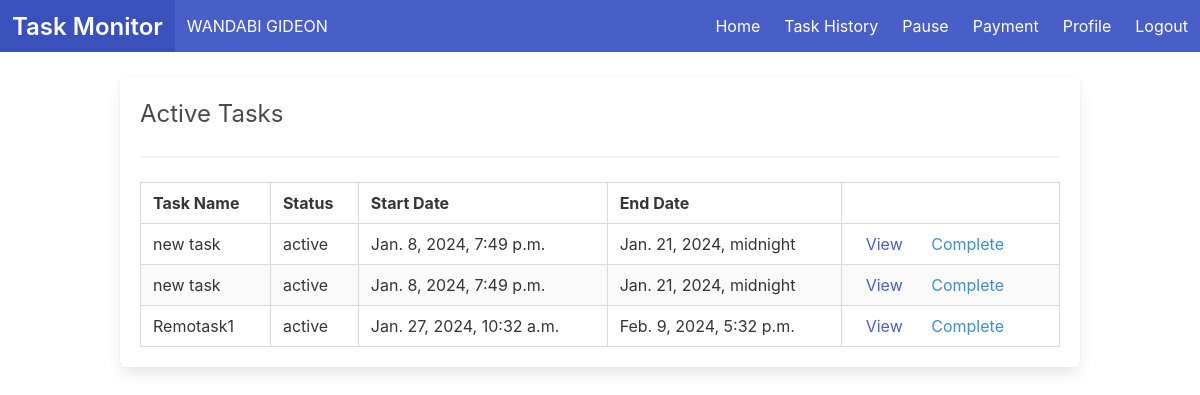
Page / (signed in) on the committed database.
### user/models.py (models this page shows, shortened)
class User(AbstractBaseUser, PermissionsMixin):
    user_id = models.UUIDField(unique=True, default=uuid4)
    staff_id = models.CharField(max_length=10, unique=True)
    username = models.CharField(max_length=100, null=True, blank=True)
    work_minutes = models.BigIntegerField(default=0)
    paused = models.BooleanField(default=False)
    is_staff = models.BooleanField(default=False)
    USERNAME_FIELD = 'staff_id'
    REQUIRED_FIELDS = ['username']
    objects = UserManager()

class Task(models.Model):
    task_id = models.UUIDField(unique=True, default=uuid4)
    task_name = models.CharField(max_length=20)
    user = models.ForeignKey(to=User, on_delete=models.SET_NULL, null=True, blank=True)
    task_status = models.CharField(max_length=20, choices=task_statuses, default='active')
    finish_date = models.DateTimeField(null=True, blank=True)
    end_date = models.DateTimeField()
    created_at = models.DateTimeField(auto_now_add=True, verbose_name='start_date')

### user/views.py (the view)
class Home(View):
    template_name = "home.html"
    admin_template_name = "admin/home.html"
    def get(self, request):
        if not request.user.is_authenticated:
            return redirect('login')
        if request.user.is_staff:
            context = {'users' : User.objects.all()}
            return render(request=request, template_name=self.admin_template_name, context=context)
        context = {'tasks' : Task.objects.filter(user=request.user, task_status='active')}
        return render(request=request, template_name=self.template_name, context=context)

### templates/home.html
{% extends 'base.html' %}
{% block content %}
<div class="box container mt-5">
    <h3 class="is-size-4">Active Tasks</h3>
    <hr>
    <div class="mt-3">
        <table class="table is-striped is-hoverable is-bordered is-fullwidth">
            <thead>
                <th>Task Name</th>
                <th>Status</th>
                <th>Start Date</th>
                <th>End Date</th>
                <th></th>
            </thead>
            <tbody>
                {% for task in tasks %}
                <tr>
                    <td>{{task.task_name}}</td>
                    <td>{{task.task_status}}</td>
                    <td>{{task.created_at}}</td>
                    <td>{{task.end_date}}</td>
                    <td class="text-center">
                        <a class="link mx-3" href="{% url 'task-details' task_id=task.task_id %}">View</a>
                        <a class="link has-text-info mx-3" href="{% url 'update-status' task_id=task.task_id status='completed' %}">Complete</a>
                    </td>
                </tr>
                {% endfor %}
            </tbody>
        </table>
    </div>
</div>
{% endblock %}

### templates/base.html (shortened to what this page needs)
{% load static %}
<!DOCTYPE html>
<html lang="en">
<head>
    <link rel="stylesheet" href="{% static 'css/bulma.min.css' %}">
</head>
<body id="capture-element">
    <nav class="navbar is-link" role="navigation" aria-label="main navigation">
        <div class="navbar-menu">
            <div class="navbar-brand">
                <a class="navbar-item" href="/">
                    <h1 class="title is-4 has-text-white">Task Monitor</h1>
                </a>
                <p class="has-text-white is-size-6 navbar-item">{{ user.username }}</p>
            </div>
            <div class="navbar-end is-flex is-justify-content-end">
                <a class="navbar-item" href="{% url 'home' %}">Home</a>
                {% if user.is_authenticated %}
                <a class="navbar-item has-text-white" href="{% url 'task-history' %}">Task History</a>
                {% if user.paused %}
                <a href="{% url 'pause' %}" class="navbar-item has-text-white">UnPause</a>
                {% else %}
                <a href="{% url 'pause' %}" class="navbar-item has-text-white">Pause</a>
                {% endif %}
                <a class="navbar-item has-text-white" href="{% url 'payment' %}">Payment</a>
                <a class="navbar-item has-text-white" href="{% url 'profile' %}">Profile</a>
                <a class="navbar-item has-text-white" href="{% url 'logout' %}">Logout</a>
                {% else %}
                <a class=" navbar-item has-text-white" href="{% url 'login' %}">Login</a>
                <a class=" navbar-item has-text-white" href="{% url 'register' %}">Register</a>
                {% endif %}
            </div>
        </div>
    </nav>
    {% block content %}{% endblock %}
</body>
</html>

### rows in the picture
User: username "WANDABI GIDEON"
Task: task_name "new task", task_status "active", created_at "Jan. 8, 2024, 7:49 p.m.", end_date "Jan. 21, 2024, midnight"
Task: task_name "new task", task_status "active", created_at "Jan. 8, 2024, 7:49 p.m.", end_date "Jan. 21, 2024, midnight"
Task: task_name "Remotask1", task_status "active", created_at "Jan. 27, 2024, 10:32 a.m.", end_date "Feb. 9, 2024, 5:32 p.m."
